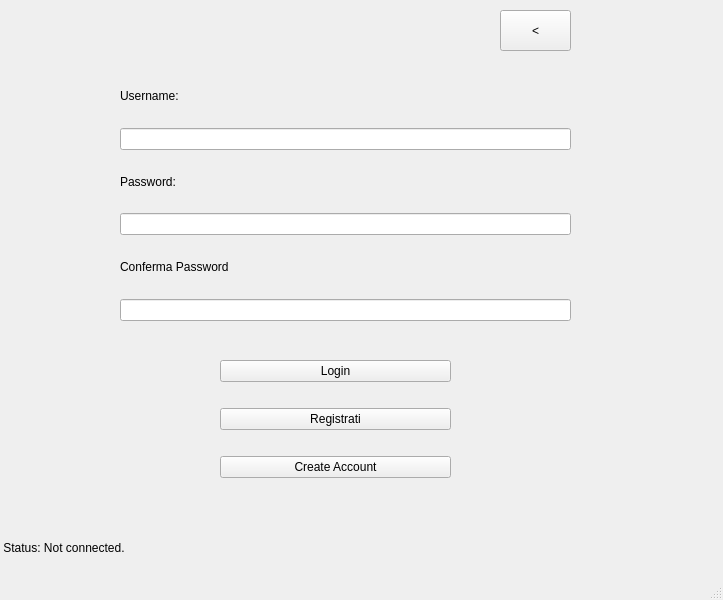
<?xml version="1.0" encoding="UTF-8"?>
<ui version="4.0">
 <class>MainWindow</class>
 <widget class="QMainWindow" name="MainWindow">
  <property name="geometry">
   <rect>
    <x>0</x>
    <y>0</y>
    <width>723</width>
    <height>600</height>
   </rect>
  </property>
  <property name="windowTitle">
   <string>MainWindow</string>
  </property>
  <widget class="QWidget" name="centralwidget">
   <widget class="QWidget" name="verticalLayoutWidget">
    <property name="geometry">
     <rect>
      <x>120</x>
      <y>70</y>
      <width>451</width>
      <height>251</height>
     </rect>
    </property>
    <layout class="QVBoxLayout" name="verticalLayout">
     <item>
      <widget class="QLabel" name="label">
       <property name="text">
        <string>Username:</string>
       </property>
      </widget>
     </item>
     <item>
      <widget class="QLineEdit" name="user"/>
     </item>
     <item>
      <widget class="QLabel" name="label_2">
       <property name="text">
        <string>Password:</string>
       </property>
      </widget>
     </item>
     <item>
      <widget class="QLineEdit" name="psw"/>
     </item>
     <item>
      <widget class="QLabel" name="labelconfpsw">
       <property name="enabled">
        <bool>true</bool>
       </property>
       <property name="text">
        <string>Conferma Password</string>
       </property>
      </widget>
     </item>
     <item>
      <widget class="QLineEdit" name="confpsw">
       <property name="enabled">
        <bool>true</bool>
       </property>
      </widget>
     </item>
    </layout>
   </widget>
   <widget class="QWidget" name="verticalLayoutWidget_2">
    <property name="geometry">
     <rect>
      <x>220</x>
      <y>340</y>
      <width>231</width>
      <height>161</height>
     </rect>
    </property>
    <layout class="QVBoxLayout" name="verticalLayout_2">
     <item>
      <widget class="QPushButton" name="login">
       <property name="toolTip">
        <string/>
       </property>
       <property name="autoFillBackground">
        <bool>true</bool>
       </property>
       <property name="text">
        <string>Login</string>
       </property>
      </widget>
     </item>
     <item>
      <widget class="QPushButton" name="sign">
       <property name="text">
        <string>Registrati</string>
       </property>
      </widget>
     </item>
     <item>
      <widget class="QPushButton" name="sign_account">
       <property name="text">
        <string>Create Account</string>
       </property>
      </widget>
     </item>
    </layout>
   </widget>
   <widget class="QPushButton" name="back">
    <property name="geometry">
     <rect>
      <x>500</x>
      <y>10</y>
      <width>71</width>
      <height>41</height>
     </rect>
    </property>
    <property name="text">
     <string>&lt;</string>
    </property>
   </widget>
   <widget class="QLabel" name="status">
    <property name="geometry">
     <rect>
      <x>0</x>
      <y>540</y>
      <width>721</width>
      <height>16</height>
     </rect>
    </property>
    <property name="text">
     <string> Status: Not connected.</string>
    </property>
   </widget>
  </widget>
  <widget class="QMenuBar" name="menubar">
   <property name="geometry">
    <rect>
     <x>0</x>
     <y>0</y>
     <width>723</width>
     <height>22</height>
    </rect>
   </property>
  </widget>
  <widget class="QStatusBar" name="statusbar"/>
 </widget>
 <resources/>
 <connections/>
</ui>
